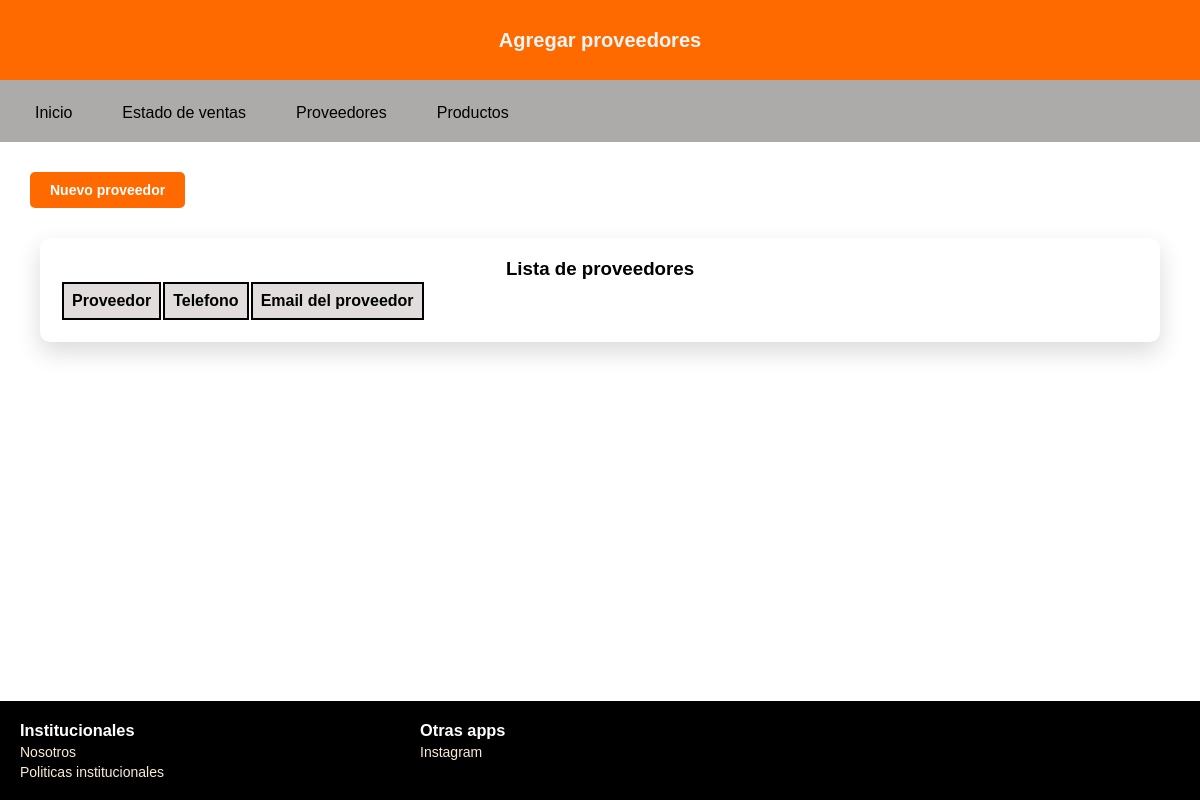
The app's page /proyecto/accounts/agregarproveedor/, older data.
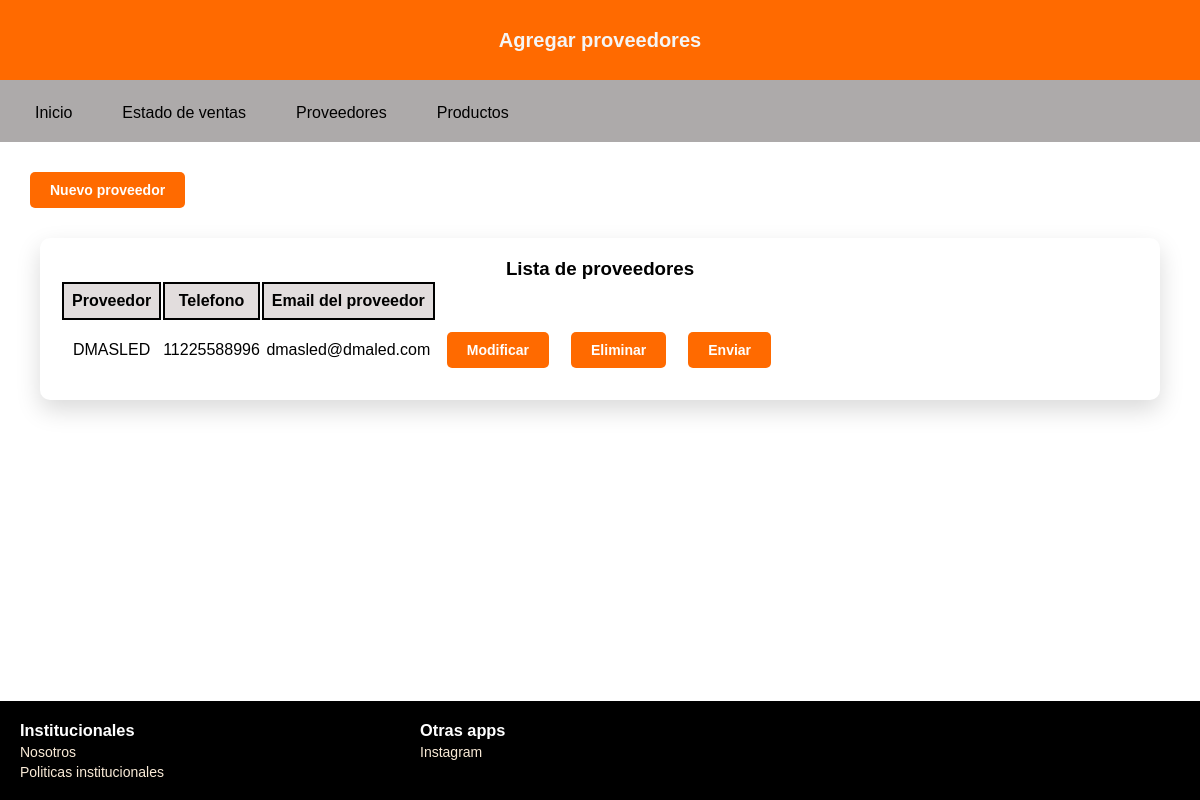
The same page, newer data.
### accounts/models.py (models this page shows)
class NuevosProveedores(models.Model):
    nombre = models.CharField()
    email = models.EmailField()
    telefono = models.IntegerField()

### accounts/views.py (the view)
# urls.py: path('agregarproveedor/',views.agregarproveedor, name="agregarproveedor")
def agregarproveedor(request):
    mensaje_error = None
    if request.method == "POST":
        form = NuevoProveedor(request.POST)
        if form.is_valid():
            nombre = form.cleaned_data['nombre']
            email = form.cleaned_data['email']
            telefono = form.cleaned_data['telefono']
            NuevosProveedores.objects.create(
                nombre = nombre,
                email = email,
                telefono = telefono
            )
            return redirect ('agregarproveedor')
    else:
        form = NuevoProveedor()
    proveedores = NuevosProveedores.objects.all()
    return render(request,"accounts/agregarproveedor.html", {
        "form": form,
        "proveedores": proveedores,
        "error": mensaje_error
    })

### accounts/templates/accounts/agregarproveedor.html (shortened to what this page needs)
{% load static %}
<!DOCTYPE html>
<html lang="es">
<head>
    <link rel="stylesheet" href="{% static 'accounts/styles_pedidosprov.css' %}">
</head>
<body>
    <header>
        <h2 class="title">Agregar proveedores</h2>
    </header>
        <nav>
        <ul class="menu">
            <li><a href="{% url 'general' %}">Inicio</a></li>
            <li class="dropdown">
                <a href="#">Estado de ventas</a>
            </li>
            <li class="dropdown">
            <a href="#">Proveedores</a>
            </li>
            <li><a href="{% url 'productos' %}"> Productos</a></li>
        </ul>
    </nav>
    <main>
    {% block content %}
        <Button type="button" onclick= abrirModal() class="btn-nuevo">Nuevo proveedor </Button>
        <section>
            <h3>Lista de proveedores</h3>
            <table>
                <tr>
                    <th>Proveedor</th>
                    <th>Telefono</th>
                    <th>Email del proveedor</th>
                </tr>
                    {% for n in proveedores %}
                <tr>
                    <td>{{ n.nombre }}</td>
                    <td>{{ n.telefono }}</td>
                    <td>{{ n.email }}</td>
                    <td><button class="btn-nuevo">Modificar</button></td>
                    <td><button class="btn-nuevo">Eliminar</button></td>
                    <td><button class="btn-nuevo">Enviar</button></td>
                </tr>
                {% endfor %}
            </table>
        </section>
    {% endblock %}
    </main>
    <footer>
        <div class="institucionales">
            <h3 class="titulo">Institucionales</h3>
                <a href="{% url 'nosotros' %}">Nosotros</a>
                <a href="{% url 'institucionales' %}">Politicas institucionales</a>
        </div>
        <div class="apps">
            <h3 class="titulo">Otras apps</h3>
                <a href="#">Instagram</a>
        </div>
    </footer>
</body>
</html>

Row changes from the older to the newer data that the page shows:
added NuevosProveedores: nombre "DMASLED", telefono "11225588996", email "dmasled@dmaled.com"
